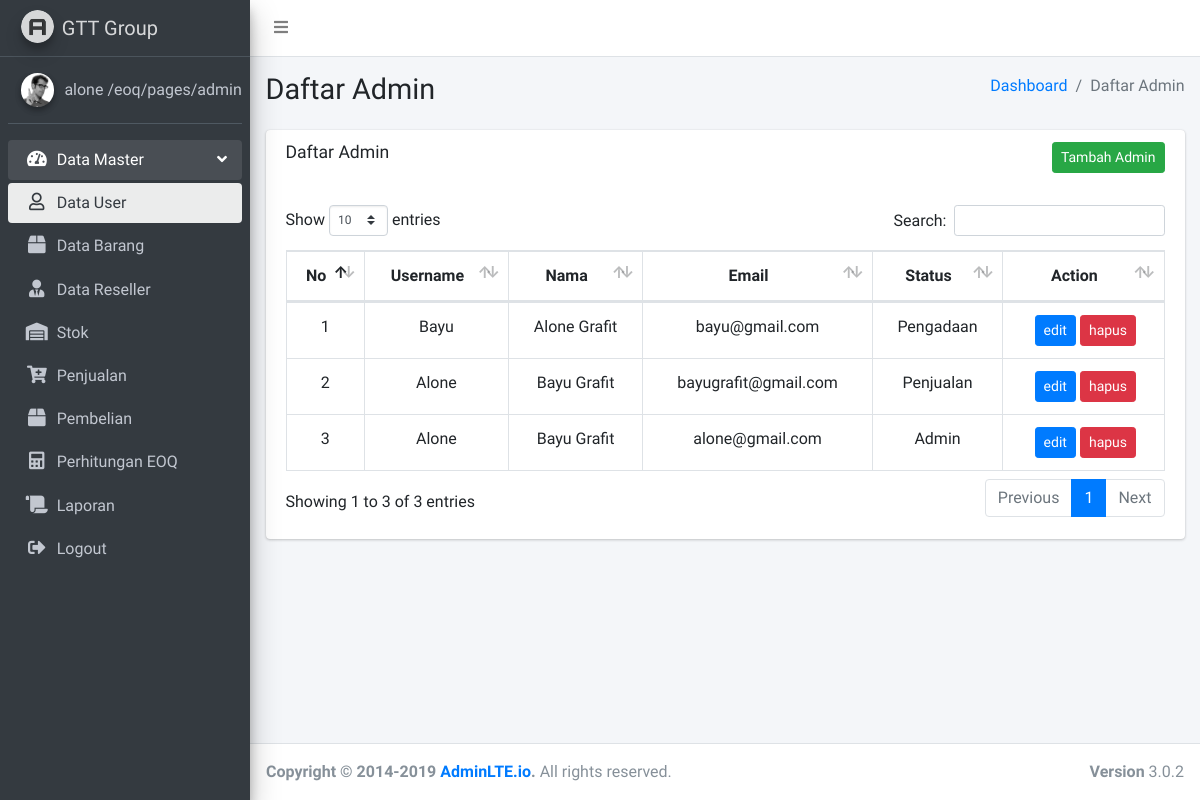
The app's page /pages/admin/index.php (signed in) with its own data.
### tables this page shows
CREATE TABLE `user` (
  `id` int(11) NOT NULL,
  `username` varchar(20) NOT NULL,
  `name` varchar(20) NOT NULL,
  `email` varchar(50) NOT NULL,
  `phone` varchar(15) NOT NULL,
  `password` text NOT NULL COMMENT 'password pake hash(sha512)',
  `role` varchar(15) NOT NULL,
  `code` varchar(5) NOT NULL COMMENT 'generate dari inisial role + inisial name contoh ADMMSN',
  `created_at` timestamp NOT NULL DEFAULT current_timestamp(),
  `updated_at` timestamp NOT NULL DEFAULT current_timestamp() ON UPDATE current_timestamp()
);

### backend/admin/showAdmin.php (called while the page is built)
<?php
    include('../../Connect.php');
    if ($conn) {
      $users = mysqli_query($conn, "SELECT * FROM user ORDER BY id DESC");
    }
?>

### pages/admin/index.php (the view, shortened to what this page needs)
<?php
  include('../../backend/admin/showAdmin.php');
?>
<!DOCTYPE html>
<html>
<head>
  <link rel="stylesheet" href="../../plugins/fontawesome-free/css/all.min.css">
  <link rel="stylesheet" href="https://code.ionicframework.com/ionicons/2.0.1/css/ionicons.min.css">
  <link rel="stylesheet" href="../../dist/css/adminlte.min.css">
  <link rel="stylesheet" href="../../plugins/datatables-bs4/css/dataTables.bootstrap4.css">
</head>
<body class="hold-transition sidebar-mini">
<div class="wrapper">
  <nav class="main-header navbar navbar-expand navbar-white navbar-light">
    <ul class="navbar-nav">
      <li class="nav-item">
        <a class="nav-link" data-widget="pushmenu" href="#"><i class="fas fa-bars"></i></a>
      </li>
    </ul>
  </nav>
  <?php include('../sidebar/index.php') ?>
  <div class="content-wrapper">
    <section class="content-header">
      <div class="container-fluid">
        <div class="row mb-2">
          <div class="col-sm-6">
            <h1>Daftar Admin</h1>
          </div>
          <div class="col-sm-6">
            <ol class="breadcrumb float-sm-right">
              <li class="breadcrumb-item"><a href="/index.php">Dashboard</a></li>
              <li class="breadcrumb-item active">Daftar Admin</li>
            </ol>
          </div>
        </div>
      </div>
    </section>
    <section class="content">
      <div class="container-fluid">
        <div class="row">
          <div class="col-12">
            <div class="card">
              <div class="card-header text-right border-bottom-0">
                <h3 class="card-title">Daftar Admin</h3>
                <a class="btn btn-success btn-sm" href="create.php">
                  Tambah Admin
                </a>
              </div>
              <div class="card-body">
                <table id="example1" class="table table-bordered table-hover">
                  <thead>
                  <tr class="text-center">
                    <th>No</th>
                    <th>Username</th>
                    <th>Nama</th>
                    <th>Email</th>
                    <th>Status</th>
                    <th>Action</th>
                  </tr>
                  </thead>
                  <tbody>
                    <?php
                      $idx = 1;
                      while ($user = $users->fetch_array()) {
                        $btnEdit = "<a class='btn btn-sm btn-primary mx-1' href='edit.php?id=".$user['id']."'>edit</a>";
                        $btnDelete = "<form class='d-inline' action='/eoq/backend/admin/deleteAdmin.php?id=".$user['id']."' method='post'><input type='submit' name='delete' class='btn btn-sm btn-danger' value='hapus'/></form>";
                        $action = $btnEdit.$btnDelete;
                        echo "<tr class='text-center'>";
                          echo "<td>".$idx."</td>";
                          echo "<td>".ucwords($user['username'])."</td>";
                          echo "<td>".ucwords($user['name'])."</td>";
                          echo "<td>".$user['email']."</td>";
                          echo "<td>".ucwords($user['role'])."</td>";
                          if ($_SESSION['role']!="admin") {
                          }else{
                            echo "<td>$action</td>";
                          }
                        echo "</tr>";
                        $idx++;
                      }
                    ?>
                  </tbody>
                </table>
              </div>
            </div>
          </div>
        </div>
      </div>
    </section>
  </div>
  <footer class="main-footer">
    <div class="float-right d-none d-sm-block">
      <b>Version</b> 3.0.2
    </div>
    <strong>Copyright &copy; 2014-2019 <a href="http://adminlte.io">AdminLTE.io</a>.</strong> All rights
    reserved.
  </footer>
</div>
</body>
</html>

### records on screen
user: username "Bayu", name "Alone Grafit", email "bayu@gmail.com", role "Pengadaan"
user: username "Alone", name "Bayu Grafit", email "bayugrafit@gmail.com", role "Penjualan"
user: username "Alone", name "Bayu Grafit", email "alone@gmail.com", role "Admin"

### other values on screen
$_SESSION['username'] "alone"
